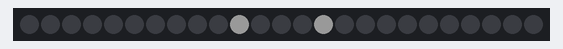
Bench run of a sketch on a simulated ESP32. Shown: 25 RGB LEDs in strip order, left to right. Dim RGB values are drawn brighter than linear.

Above: at 0.06 s.
At 9.57 s:
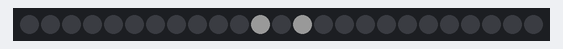
At 18.08 s:
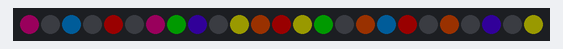
At 38.11 s:
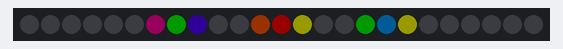
At 39.43 s:
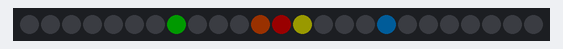

The sketch:

LED_Matrix_Pixel_Collision_Simulator.ino
```cpp
/*
 * =============================================================================
 * COLLISION + EXPLOSION ANIMATION - FreeRTOS VERSION
 * =============================================================================
 *
 * Two white pixels move toward the centre of the matrix.
 * They collide and produce a colourful expanding explosion.
 *
 * FreeRTOS:
 *   Animation task -> Controls the complete collision sequence.
 *
 * vTaskDelay() is used instead of delay(), allowing FreeRTOS to schedule
 * other tasks while the animation is waiting between frames.
 *
 * Matrix = GPIO 7
 * =============================================================================
 */

#include <Arduino.h>
#include <Adafruit_NeoPixel.h>

#define MATRIX_PIN 7
#define NUM_LEDS   25

Adafruit_NeoPixel matrix(
  NUM_LEDS,
  MATRIX_PIN,
  NEO_GRB + NEO_KHZ800
);

SemaphoreHandle_t matrixMutex;


//=============================================================================
// Matrix Coordinate Mapping
//=============================================================================

int pixelXY(int x, int y)
{
  if (y % 2 == 0)
    return y * 5 + x;

  return y * 5 + (4 - x);
}


//=============================================================================
// Set Pixel
//=============================================================================

void setPixelXY(
  int x,
  int y,
  uint32_t color
)
{
  if (x >= 0 && x < 5 &&
      y >= 0 && y < 5)
  {
    matrix.setPixelColor(
      pixelXY(x, y),
      color
    );
  }
}


//=============================================================================
// Collision Animation
//=============================================================================

void collision()
{
  //==================================================
  // Two white pixels moving toward the centre.
  //==================================================

  for (int step = 0;
       step < 3;
       step++)
  {
    if (xSemaphoreTake(
          matrixMutex,
          portMAX_DELAY
        ) == pdTRUE)
    {
      matrix.clear();

      int leftX = step;
      int rightX = 4 - step;

      setPixelXY(
        leftX,
        2,
        matrix.Color(
          255,
          255,
          255
        )
      );

      setPixelXY(
        rightX,
        2,
        matrix.Color(
          255,
          255,
          255
        )
      );

      matrix.show();

      xSemaphoreGive(matrixMutex);
    }

    vTaskDelay(
      pdMS_TO_TICKS(120)
    );
  }

  //==================================================
  // Collision flash.
  //==================================================

  if (xSemaphoreTake(
        matrixMutex,
        portMAX_DELAY
      ) == pdTRUE)
  {
    matrix.clear();

    setPixelXY(
      2,
      2,
      matrix.Color(
        255,
        255,
        255
      )
    );

    matrix.show();

    xSemaphoreGive(matrixMutex);
  }

  vTaskDelay(
    pdMS_TO_TICKS(30)
  );

  explosion();
}


//=============================================================================
// Colourful Explosion
//=============================================================================

void explosion()
{
  uint32_t colors[] =
  {
    matrix.Color(255, 0, 0),
    matrix.Color(255, 80, 0),
    matrix.Color(255, 255, 0),
    matrix.Color(0, 255, 0),
    matrix.Color(0, 150, 255),
    matrix.Color(80, 0, 255),
    matrix.Color(255, 0, 150)
  };

  //==================================================
  // Explosion frame 1 - centre.
  //==================================================

  if (xSemaphoreTake(
        matrixMutex,
        portMAX_DELAY
      ) == pdTRUE)
  {
    matrix.clear();

    setPixelXY(
      2,
      2,
      matrix.Color(
        255,
        255,
        255
      )
    );

    matrix.show();

    xSemaphoreGive(matrixMutex);
  }

  vTaskDelay(
    pdMS_TO_TICKS(30)
  );


  //==================================================
  // Explosion frame 2.
  //==================================================

  if (xSemaphoreTake(
        matrixMutex,
        portMAX_DELAY
      ) == pdTRUE)
  {
    matrix.clear();

    setPixelXY(2, 2, colors[0]);

    setPixelXY(1, 2, colors[1]);
    setPixelXY(3, 2, colors[2]);
    setPixelXY(2, 1, colors[3]);
    setPixelXY(2, 3, colors[4]);

    matrix.show();

    xSemaphoreGive(matrixMutex);
  }

  vTaskDelay(
    pdMS_TO_TICKS(50)
  );


  //==================================================
  // Explosion frame 3.
  //==================================================

  if (xSemaphoreTake(
        matrixMutex,
        portMAX_DELAY
      ) == pdTRUE)
  {
    matrix.clear();

    setPixelXY(2, 2, colors[0]);

    setPixelXY(1, 2, colors[1]);
    setPixelXY(3, 2, colors[2]);
    setPixelXY(2, 1, colors[3]);
    setPixelXY(2, 3, colors[4]);

    setPixelXY(1, 1, colors[5]);
    setPixelXY(3, 1, colors[6]);
    setPixelXY(1, 3, colors[2]);
    setPixelXY(3, 3, colors[3]);

    matrix.show();

    xSemaphoreGive(matrixMutex);
  }

  vTaskDelay(
    pdMS_TO_TICKS(60)
  );


  //==================================================
  // Explosion frame 4 - maximum expansion.
  //==================================================

  if (xSemaphoreTake(
        matrixMutex,
        portMAX_DELAY
      ) == pdTRUE)
  {
    matrix.clear();

    setPixelXY(2, 2, colors[0]);

    setPixelXY(1, 2, colors[1]);
    setPixelXY(3, 2, colors[2]);
    setPixelXY(2, 1, colors[3]);
    setPixelXY(2, 3, colors[4]);

    setPixelXY(1, 1, colors[5]);
    setPixelXY(3, 1, colors[6]);
    setPixelXY(1, 3, colors[0]);
    setPixelXY(3, 3, colors[1]);

    setPixelXY(0, 2, colors[2]);
    setPixelXY(4, 2, colors[3]);
    setPixelXY(2, 0, colors[4]);
    setPixelXY(2, 4, colors[5]);

    setPixelXY(0, 0, colors[6]);
    setPixelXY(4, 0, colors[0]);
    setPixelXY(0, 4, colors[1]);
    setPixelXY(4, 4, colors[2]);

    matrix.show();

    xSemaphoreGive(matrixMutex);
  }

  vTaskDelay(
    pdMS_TO_TICKS(100)
  );


  //==================================================
  // Explosion fades.
  //==================================================

  for (
    int brightness = 100;
    brightness > 0;
    brightness -= 20
  )
  {
    if (xSemaphoreTake(
          matrixMutex,
          portMAX_DELAY
        ) == pdTRUE)
    {
      matrix.setBrightness(
        brightness
      );

      matrix.show();

      xSemaphoreGive(matrixMutex);
    }

    vTaskDelay(
      pdMS_TO_TICKS(40)
    );
  }

  if (xSemaphoreTake(
        matrixMutex,
        portMAX_DELAY
      ) == pdTRUE)
  {
    matrix.clear();

    // Restore normal brightness.
    matrix.setBrightness(25);

    matrix.show();

    xSemaphoreGive(matrixMutex);
  }
}


//=============================================================================
// Animation Task
//=============================================================================

void animationTask(void *parameter)
{
  while (true)
  {
    collision();

    // Pause before repeating.
    vTaskDelay(
      pdMS_TO_TICKS(500)
    );
  }
}


//=============================================================================
// Setup
//=============================================================================

void setup()
{
  matrix.begin();

  matrix.setBrightness(25);

  matrix.clear();
  matrix.show();

  matrixMutex =
    xSemaphoreCreateMutex();

  xTaskCreatePinnedToCore(
    animationTask,
    "CollisionAnimation",
    4096,
    NULL,
    1,
    NULL,
    1
  );
}


//=============================================================================
// Arduino Loop
//=============================================================================

void loop()
{
  vTaskDelay(
    pdMS_TO_TICKS(1000)
  );
}
```
